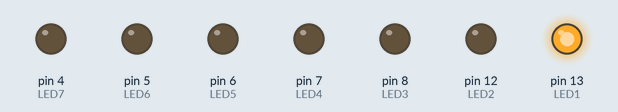
This sketch was run on a simulated Arduino Uno, built with avr-gcc and run on an emulated ATmega328P. On the bench: output pins drawn as LEDs (lit = HIGH).

Above: at 0.2 s.
At 1.2 s:
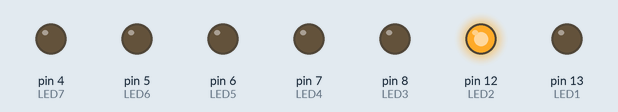
At 2.2 s:
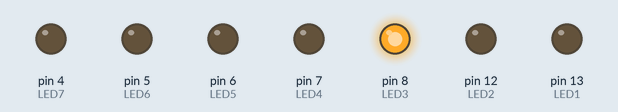
At 5.2 s:
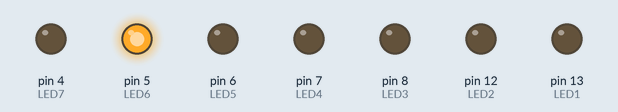
At 9.2 s:
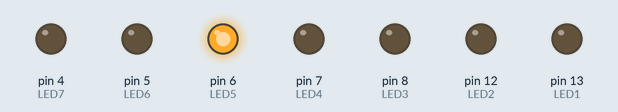
At 17.7 s:
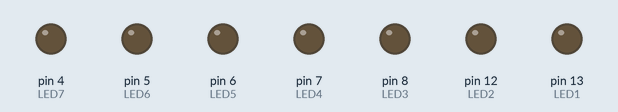
Timing chart, 0 to 18.2 s (numbered marks = the images above):
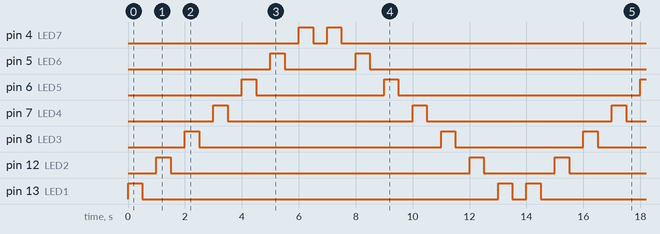

Measured:
- by itself, pin 4 (LED7): repeats every 14.0 s: LOW 0.50 s, HIGH 0.50 s, LOW 12.5 s, HIGH 0.50 s
- by itself, pin 5 (LED6): repeats every 14.0 s: LOW 2.5 s, HIGH 0.50 s, LOW 10.5 s, HIGH 0.50 s
- by itself, pin 6 (LED5): repeats every 14.0 s: LOW 4.5 s, HIGH 0.50 s, LOW 8.5 s, HIGH 0.50 s
- by itself, pin 7 (LED4): alternates HIGH for 0.50 s and LOW for 6.5 s
- by itself, pin 8 (LED3): repeats every 14.0 s: LOW 8.5 s, HIGH 0.50 s, LOW 4.5 s, HIGH 0.50 s
- by itself, pin 12 (LED2): repeats every 14.0 s: LOW 10.5 s, HIGH 0.50 s, LOW 2.5 s, HIGH 0.50 s
- by itself, pin 13 (LED1): repeats every 14.0 s: LOW 12.5 s, HIGH 0.50 s, LOW 0.50 s, HIGH 0.50 s

The sketch:

sketch_jun22a.ino
```cpp
int LED1 = 13;
int LED2 = 12;
int LED3 = 8;
int LED4 = 7;
int LED5 = 6;
int LED6 = 5;
int LED7 = 4;
void setup() {
  pinMode(LED1 , OUTPUT );
  pinMode (LED2 , OUTPUT );
  pinMode (LED3 , OUTPUT );
  pinMode (LED4 , OUTPUT );
  pinMode (LED5 , OUTPUT );
  pinMode (LED6 , OUTPUT );
  pinMode (LED7 , OUTPUT );

}

void loop() {
digitalWrite(LED1, HIGH );
  delay (500);
  digitalWrite(LED1 , LOW );
  delay (500);
  digitalWrite(LED2, HIGH );
  delay (500);
  digitalWrite(LED2 , LOW );
  delay (500);
  digitalWrite(LED3 , HIGH );
  delay (500);
   digitalWrite(LED3 , LOW );
  delay (500);
  digitalWrite(LED4 , HIGH );
  delay (500);
   digitalWrite(LED4 , LOW );
  delay (500);
  digitalWrite(LED5 , HIGH );
  delay (500);
   digitalWrite(LED5 , LOW );
  delay (500);
  digitalWrite(LED6 , HIGH );
  delay (500);
   digitalWrite(LED6 , LOW );
  delay (500);
  digitalWrite(LED7 , HIGH );
  delay (500);
   digitalWrite(LED7 , LOW );
  delay (500);
  digitalWrite(LED7 , HIGH );
  delay (500);
   digitalWrite(LED7 , LOW );
  delay (500);
  digitalWrite(LED6 , HIGH );
  delay (500);
   digitalWrite(LED6 , LOW );
  delay (500);
  digitalWrite(LED5 , HIGH );
  delay (500);
   digitalWrite(LED5 , LOW );
  delay (500);
  digitalWrite(LED4 , HIGH );
  delay (500);
   digitalWrite(LED4 , LOW );
  delay (500);
  digitalWrite(LED3 , HIGH );
  delay (500);
   digitalWrite(LED3 , LOW );
  delay (500);
  digitalWrite(LED2, HIGH );
  delay (500);
  digitalWrite(LED2 , LOW );
  delay (500);
  digitalWrite(LED1, HIGH );
  delay (500);
  digitalWrite(LED1 , LOW );
  delay (500);
}
```
